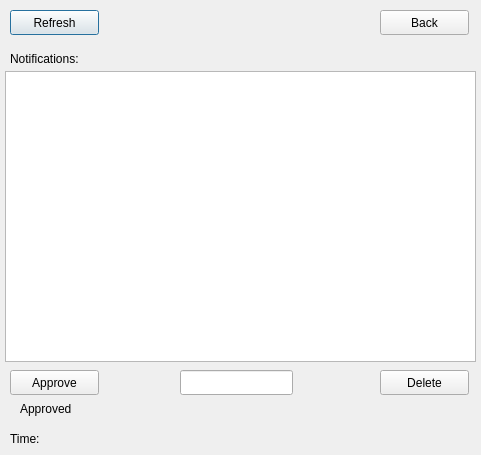
<?xml version="1.0" encoding="UTF-8"?>
<ui version="4.0">
 <class>Notifications</class>
 <widget class="QDialog" name="Notifications">
  <property name="geometry">
   <rect>
    <x>0</x>
    <y>0</y>
    <width>481</width>
    <height>455</height>
   </rect>
  </property>
  <property name="windowTitle">
   <string>Dialog</string>
  </property>
  <widget class="QPushButton" name="push_refresh">
   <property name="geometry">
    <rect>
     <x>10</x>
     <y>10</y>
     <width>89</width>
     <height>25</height>
    </rect>
   </property>
   <property name="text">
    <string>Refresh</string>
   </property>
  </widget>
  <widget class="QPushButton" name="push_back">
   <property name="geometry">
    <rect>
     <x>380</x>
     <y>10</y>
     <width>89</width>
     <height>25</height>
    </rect>
   </property>
   <property name="text">
    <string>Back</string>
   </property>
  </widget>
  <widget class="QPushButton" name="push_approve">
   <property name="geometry">
    <rect>
     <x>10</x>
     <y>370</y>
     <width>89</width>
     <height>25</height>
    </rect>
   </property>
   <property name="text">
    <string>Approve</string>
   </property>
  </widget>
  <widget class="QPushButton" name="push_delete">
   <property name="geometry">
    <rect>
     <x>380</x>
     <y>370</y>
     <width>89</width>
     <height>25</height>
    </rect>
   </property>
   <property name="text">
    <string>Delete</string>
   </property>
  </widget>
  <widget class="QLabel" name="lbl_result">
   <property name="geometry">
    <rect>
     <x>20</x>
     <y>400</y>
     <width>451</width>
     <height>17</height>
    </rect>
   </property>
   <property name="text">
    <string>Approved</string>
   </property>
  </widget>
  <widget class="QLabel" name="lbl_time">
   <property name="geometry">
    <rect>
     <x>10</x>
     <y>430</y>
     <width>461</width>
     <height>17</height>
    </rect>
   </property>
   <property name="text">
    <string>Time:</string>
   </property>
  </widget>
  <widget class="QLabel" name="label">
   <property name="geometry">
    <rect>
     <x>10</x>
     <y>50</y>
     <width>101</width>
     <height>17</height>
    </rect>
   </property>
   <property name="text">
    <string>Notifications:</string>
   </property>
  </widget>
  <widget class="QListWidget" name="listWidget">
   <property name="geometry">
    <rect>
     <x>5</x>
     <y>71</y>
     <width>471</width>
     <height>291</height>
    </rect>
   </property>
  </widget>
  <widget class="QLineEdit" name="line_views">
   <property name="geometry">
    <rect>
     <x>180</x>
     <y>370</y>
     <width>113</width>
     <height>25</height>
    </rect>
   </property>
  </widget>
 </widget>
 <resources/>
 <connections/>
</ui>
